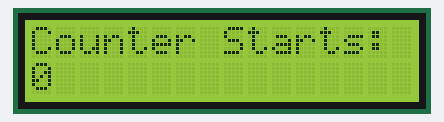
A sketch run on a simulated Arduino Uno, built with avr-gcc and run on an emulated ATmega328P. Shown: 16×2 character LCD.

Above: at 0.16 s.
At 4.97 s:
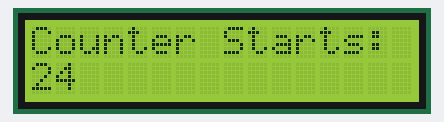
At 9.99 s:
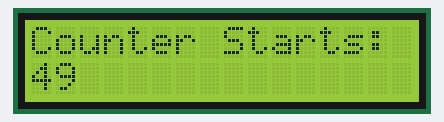
At 20.01 s:
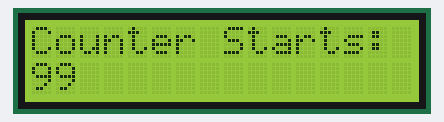
At 29.84 s:
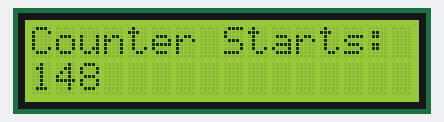
At 39.88 s:
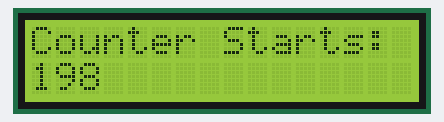

The sketch:

Arduino_LCD_Counter.ino
```cpp
#include <LiquidCrystal.h>
LiquidCrystal lcd (2,3,4,5,6,7);
int End=0;
void setup() {
  // put your setup code here, to run once:
  Serial.begin(9600);
  lcd.begin(16,2);
  lcd.clear();
  lcd.setCursor(0,0);
  lcd.print("Counter Starts: ");
}
void loop() {
  // put your main code here, to run repeatedly:
  if(End<=255)
  {
    lcd.setCursor(0,1);
    lcd.print(End);
    End=End+1;
    delay(200);
  }
  else
  {
    End=0;
  }
}
```
